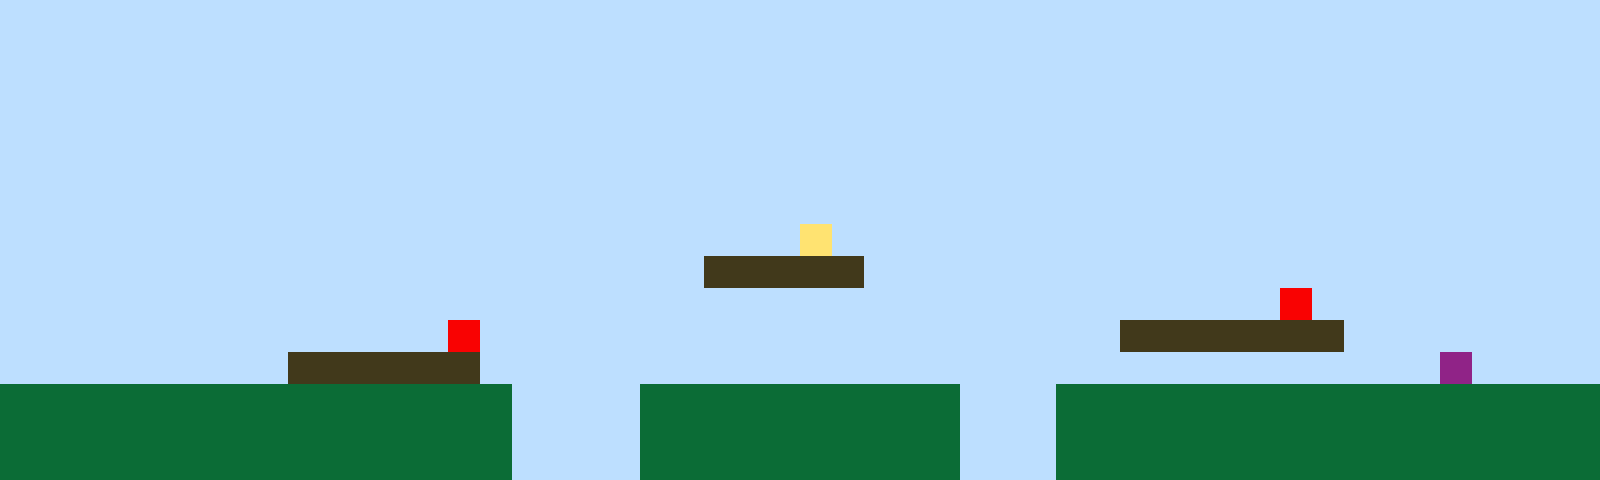

The image is a tile-based game level rendered from a .tmx file. Its description and complete source (layers, tilesets, objects, tile grids) follow:
An orthogonal 50x15 tile map with 32x32 px tiles, 1 tile layer (Tile Layer 1).

<map version="1.10" tiledversion="1.11.2" orientation="orthogonal" renderorder="right-up" width="50" height="15" tilewidth="32" tileheight="32" infinite="0" nextlayerid="2" nextobjectid="1"><editorsettings><export target="map1.csv" format="csv" /></editorsettings><tileset firstgid="1" name="sprites" tilewidth="32" tileheight="32" tilecount="6" columns="3"><image source="sprites.png" width="96" height="64" /></tileset><layer id="1" name="Tile Layer 1" width="50" height="15"><data encoding="csv">1,1,1,1,1,1,1,1,1,1,1,1,1,1,1,1,1,1,1,1,1,1,1,1,1,1,1,1,1,1,1,1,1,1,1,1,1,1,1,1,1,1,1,1,1,1,1,1,1,1,1,1,1,1,1,1,1,1,1,1,1,1,1,1,1,1,1,1,1,1,1,1,1,1,1,1,1,1,1,1,1,1,1,1,1,1,1,1,1,1,1,1,1,1,1,1,1,1,1,1,1,1,1,1,1,1,1,1,1,1,1,1,1,1,1,1,1,1,1,1,1,1,1,1,1,1,1,1,1,1,1,1,1,1,1,1,1,1,1,1,1,1,1,1,1,1,1,1,1,1,1,1,1,1,1,1,1,1,1,1,1,1,1,1,1,1,1,1,1,1,1,1,1,1,1,1,1,1,1,1,1,1,1,1,1,1,1,1,1,1,1,1,1,1,1,1,1,1,1,1,1,1,1,1,1,1,1,1,1,1,1,1,1,1,1,1,1,1,1,1,1,1,1,1,1,1,1,1,1,1,1,1,1,1,1,1,1,1,1,1,1,1,1,1,1,1,1,1,1,1,1,1,1,1,1,1,1,1,1,1,1,1,1,1,1,1,1,1,1,1,1,1,1,1,1,1,1,1,1,1,1,1,1,1,1,1,1,1,1,1,1,1,1,1,1,1,1,1,1,1,1,1,1,1,1,1,1,1,1,1,1,1,1,1,1,1,1,1,1,1,1,1,1,1,1,1,1,1,1,1,1,1,1,1,1,1,1,1,1,1,1,1,1,1,1,1,1,1,1,1,1,1,1,1,1,1,1,1,1,1,1,1,1,1,1,1,1,1,1,1,1,1,1,1,1,4,1,1,1,1,1,1,1,1,1,1,1,1,1,1,1,1,1,1,1,1,1,1,1,1,1,1,1,1,1,1,1,1,1,1,1,1,1,1,1,1,1,1,1,1,1,1,3,3,3,3,3,1,1,1,1,1,1,1,1,1,1,1,1,1,1,1,1,1,1,1,1,1,1,1,1,1,1,1,1,1,1,1,1,1,1,1,1,1,1,1,1,1,1,1,1,1,1,1,1,1,1,1,1,1,1,1,1,1,1,1,1,1,1,1,5,1,1,1,1,1,1,1,1,1,1,1,1,1,1,1,1,1,1,1,1,1,1,1,5,1,1,1,1,1,1,1,1,1,1,1,1,1,1,1,1,1,1,1,1,3,3,3,3,3,3,3,1,1,1,1,1,1,1,1,1,1,1,1,1,1,1,1,1,3,3,3,3,3,3,1,1,1,1,1,1,1,1,1,1,1,1,1,1,1,1,1,1,1,1,1,1,1,1,1,1,1,1,1,1,6,1,1,1,1,2,2,2,2,2,2,2,2,2,2,2,2,2,2,2,2,1,1,1,1,2,2,2,2,2,2,2,2,2,2,1,1,1,2,2,2,2,2,2,2,2,2,2,2,2,2,2,2,2,2,2,2,2,2,2,2,2,2,2,2,2,2,2,2,2,2,1,1,1,1,2,2,2,2,2,2,2,2,2,2,1,1,1,2,2,2,2,2,2,2,2,2,2,2,2,2,2,2,2,2,2,2,2,2,2,2,2,2,2,2,2,2,2,2,2,2,1,1,1,1,2,2,2,2,2,2,2,2,2,2,1,1,1,2,2,2,2,2,2,2,2,2,2,2,2,2,2,2,2,2</data></layer></map>
